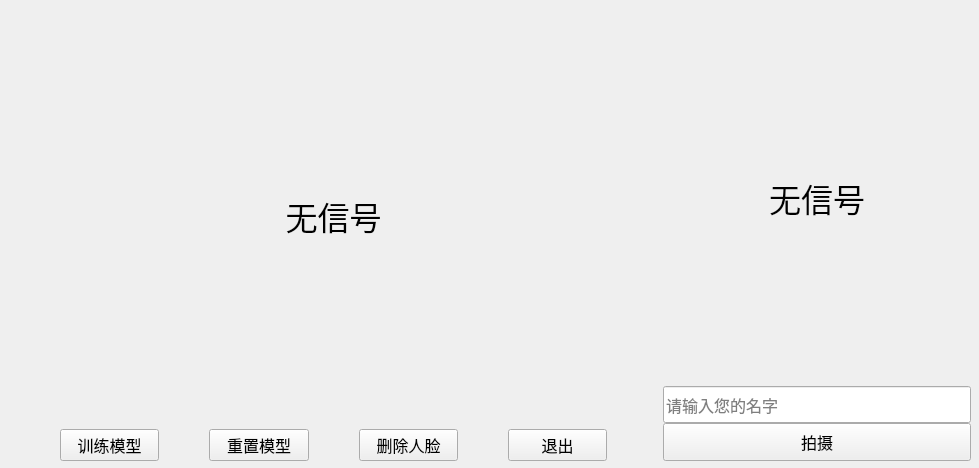
<?xml version="1.0" encoding="UTF-8"?>
<ui version="4.0">
 <class>luruForm</class>
 <widget class="QWidget" name="luruForm">
  <property name="geometry">
   <rect>
    <x>0</x>
    <y>0</y>
    <width>979</width>
    <height>468</height>
   </rect>
  </property>
  <property name="windowTitle">
   <string>录入人脸</string>
  </property>
  <widget class="QWidget" name="layoutWidget">
   <property name="geometry">
    <rect>
     <x>10</x>
     <y>10</y>
     <width>961</width>
     <height>451</height>
    </rect>
   </property>
   <layout class="QHBoxLayout" name="horizontalLayout" stretch="42,20">
    <item>
     <layout class="QVBoxLayout" name="verticalLayout_2" stretch="10,0">
      <property name="spacing">
       <number>7</number>
      </property>
      <item>
       <widget class="QLabel" name="lurudisplay">
        <property name="font">
         <font>
          <family>Adobe Heiti Std</family>
          <pointsize>24</pointsize>
         </font>
        </property>
        <property name="text">
         <string>无信号</string>
        </property>
        <property name="alignment">
         <set>Qt::AlignCenter</set>
        </property>
       </widget>
      </item>
      <item>
       <layout class="QHBoxLayout" name="horizontalLayout_2">
        <property name="spacing">
         <number>50</number>
        </property>
        <property name="leftMargin">
         <number>50</number>
        </property>
        <property name="rightMargin">
         <number>50</number>
        </property>
        <item>
         <widget class="QPushButton" name="pushButton3">
          <property name="font">
           <font>
            <family>Adobe Heiti Std</family>
            <pointsize>12</pointsize>
           </font>
          </property>
          <property name="text">
           <string>训练模型</string>
          </property>
         </widget>
        </item>
        <item>
         <widget class="QPushButton" name="pushButton4">
          <property name="font">
           <font>
            <family>Adobe Heiti Std</family>
            <pointsize>12</pointsize>
           </font>
          </property>
          <property name="text">
           <string>重置模型</string>
          </property>
         </widget>
        </item>
        <item>
         <widget class="QPushButton" name="pushButton5">
          <property name="font">
           <font>
            <family>Adobe Heiti Std</family>
            <pointsize>12</pointsize>
           </font>
          </property>
          <property name="text">
           <string>删除人脸</string>
          </property>
         </widget>
        </item>
        <item>
         <widget class="QPushButton" name="pushButton2">
          <property name="font">
           <font>
            <family>Adobe Heiti Std</family>
            <pointsize>12</pointsize>
           </font>
          </property>
          <property name="text">
           <string>退出</string>
          </property>
         </widget>
        </item>
       </layout>
      </item>
     </layout>
    </item>
    <item>
     <layout class="QVBoxLayout" name="verticalLayout" stretch="10,1,1">
      <property name="spacing">
       <number>0</number>
      </property>
      <property name="sizeConstraint">
       <enum>QLayout::SetDefaultConstraint</enum>
      </property>
      <property name="topMargin">
       <number>0</number>
      </property>
      <property name="bottomMargin">
       <number>0</number>
      </property>
      <item>
       <widget class="QLabel" name="lurudisplay2">
        <property name="font">
         <font>
          <family>Adobe Heiti Std</family>
          <pointsize>24</pointsize>
         </font>
        </property>
        <property name="text">
         <string>无信号</string>
        </property>
        <property name="alignment">
         <set>Qt::AlignCenter</set>
        </property>
       </widget>
      </item>
      <item>
       <widget class="QLineEdit" name="lineEdit">
        <property name="sizePolicy">
         <sizepolicy hsizetype="Preferred" vsizetype="Preferred">
          <horstretch>0</horstretch>
          <verstretch>0</verstretch>
         </sizepolicy>
        </property>
        <property name="font">
         <font>
          <family>Adobe Heiti Std</family>
          <pointsize>12</pointsize>
         </font>
        </property>
        <property name="inputMethodHints">
         <set>Qt::ImhNone</set>
        </property>
        <property name="text">
         <string/>
        </property>
        <property name="placeholderText">
         <string>请输入您的名字</string>
        </property>
       </widget>
      </item>
      <item>
       <widget class="QPushButton" name="pushButton">
        <property name="sizePolicy">
         <sizepolicy hsizetype="Preferred" vsizetype="Preferred">
          <horstretch>0</horstretch>
          <verstretch>0</verstretch>
         </sizepolicy>
        </property>
        <property name="font">
         <font>
          <family>Adobe Heiti Std</family>
          <pointsize>12</pointsize>
         </font>
        </property>
        <property name="text">
         <string>拍摄</string>
        </property>
       </widget>
      </item>
     </layout>
    </item>
   </layout>
  </widget>
 </widget>
 <resources/>
 <connections/>
</ui>
